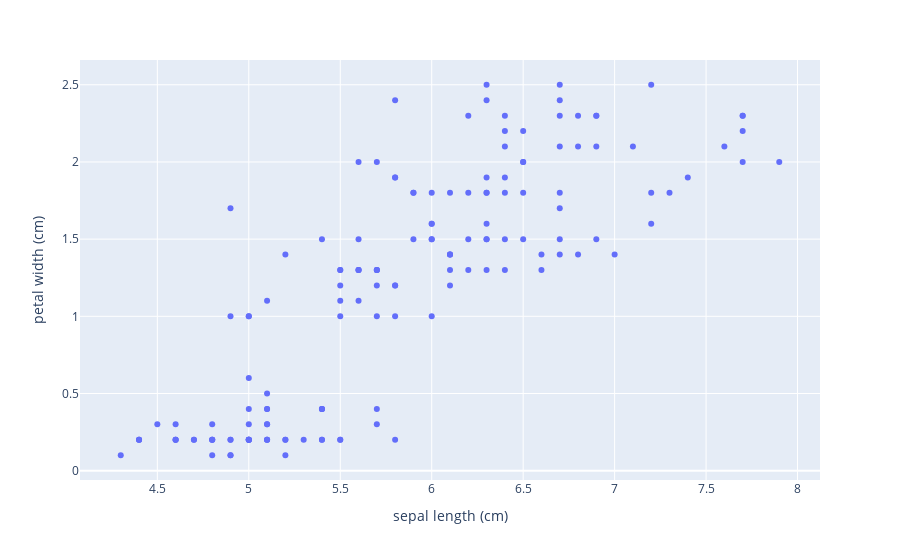

Notebook cell for this chart:
### Code cell
# Step 3: Creating Plots:
# Plotly provides functions to create a variety of interactive plots. Here are a few examples:

# - Scatter Plot:
fig = px.scatter(df, x='sepal length (cm)', y='petal width (cm)')
fig.show()

### Figure 1 — Plotly figure (JSON) as saved in the notebook; plotly's stock layout.template omitted (floating-point values rounded to 4 significant figures; data arrays with more than 128 entries replaced by an {"elided": "..."} marker saying what was removed)
{"data": [{"hovertemplate": "sepal length (cm)=%{x}<br>petal width (cm)=%{y}<extra></extra>", "legendgroup": "", "marker": {"color": "#636efa", "symbol": "circle"}, "mode": "markers", "name": "", "orientation": "v", "showlegend": false, "type": "scatter", "x": {"elided": "150 float values"}, "xaxis": "x", "y": {"elided": "150 float values"}, "yaxis": "y"}], "layout": {"legend": {"tracegroupgap": 0}, "margin": {"t": 60}, "xaxis": {"anchor": "y", "domain": [0, 1], "title": {"text": "sepal length (cm)"}}, "yaxis": {"anchor": "x", "domain": [0, 1], "title": {"text": "petal width (cm)"}}}}
